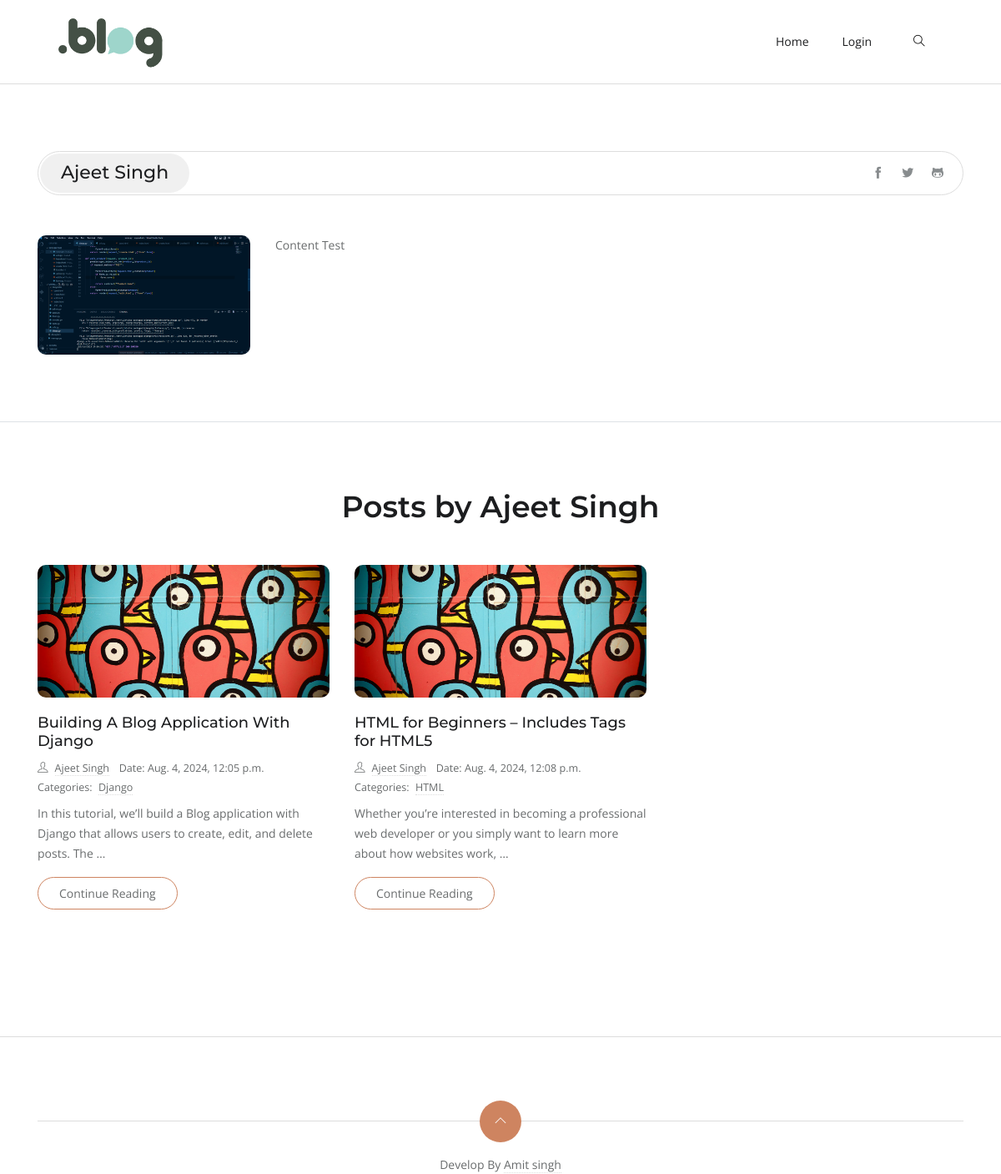
The app's page /profile/admin/, older data.
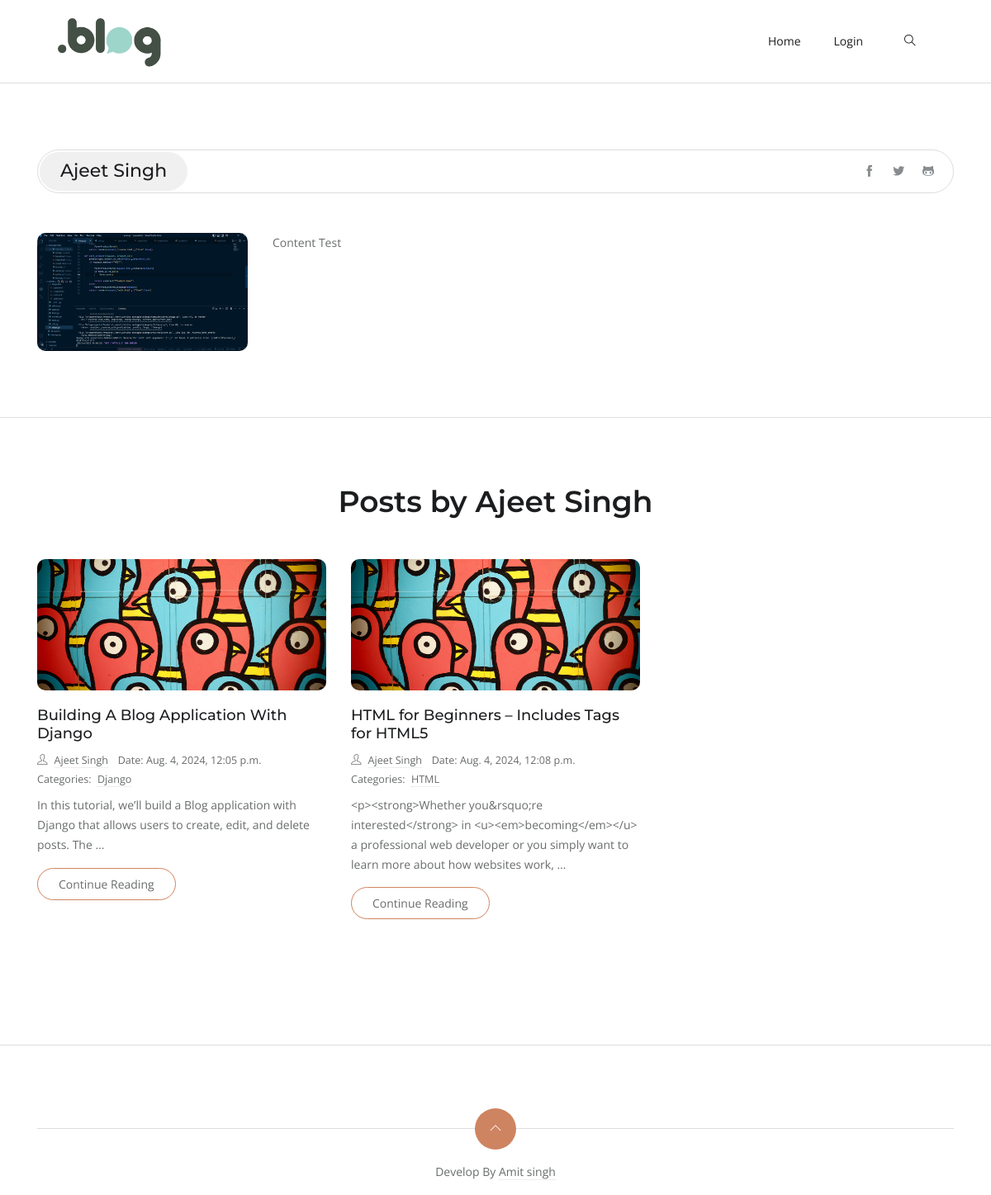
The same page, newer data.
### blog/models.py (models this page shows, shortened)
class Post(models.Model):
    title = models.CharField(max_length=500)
    slug = models.SlugField(unique=True, blank=True)
    content = RichTextField()
    published_date = models.DateTimeField(auto_now=True, blank=True)
    post_image = models.ImageField(
        null=True, default="post-2.jpg", upload_to="postImage"
    )
    author = models.ForeignKey(User, on_delete=models.CASCADE)
    category = models.ManyToManyField(Category)
    created_at = models.DateTimeField(auto_now_add=True)
    updated_date = models.DateTimeField(auto_now=True)

### accounts/models.py (models this page shows, shortened)
class User(AbstractBaseUser, PermissionsMixin):
    email = models.EmailField(unique=True)
    username = models.CharField(max_length=200, unique=True)
    name = models.CharField(max_length=200, null=True)
    is_active = models.BooleanField(default=True)
    is_staff = models.BooleanField(default=False)
    objects = UserManager()
    USERNAME_FIELD = "email"
    REQUIRED_FIELDS = [
        "username",
        "name",
    ]

### accounts/views.py (the view)
# urls.py: path("profile/<str:username>/", views.user_profile, name="profile"),
def user_profile(request, username):
    user = User.objects.get(username=username)
    user_profile = get_object_or_404(UserProfile, user=user)
    posts = Post.objects.filter(author=user)
    context = {
        "user_profile": user_profile,
        "posts": posts,
    }
    return render(request, "user_profile.html", context)

### accounts/templates/user_profile.html (shortened to what this page needs)
{% extends 'base.html' %}
{% load static %}
{% block content %}
  <section class="section-sm border-bottom">
    <div class="container">
      <div class="row">
        <div class="col-12">
          <div class="title-bordered mb-5 d-flex align-items-center">
            <h1 class="h4">{{ user_profile.user.name }}</h1>
            <ul class="list-inline social-icons ml-auto mr-3 d-none d-sm-block">
              <li class="list-inline-item">
                <a href="#"><i class="ti-facebook"></i></a>
              </li>
              <li class="list-inline-item">
                <a href="#"><i class="ti-twitter-alt"></i></a>
              </li>
              <li class="list-inline-item">
                <a href="#"><i class="ti-github"></i></a>
              </li>
            </ul>
          </div>
        </div>
        <div class="col-lg-3 col-md-4 mb-4 mb-md-0 text-center text-md-left">
          <img loading="lazy" class="rounded-lg img-fluid" src="{{ user_profile.avatar.url }}" alt="{{ user_profile.user.name }}" />
        </div>
        <div class="col-lg-9 col-md-8 content text-center text-md-left">
          <p>{{ user_profile.bio }}</p>
        </div>
      </div>
    </div>
  </section>
  <section class="section-sm">
    <div class="container">
      <div class="row">
        <div class="col-lg-12">
          <div class="title text-center">
            <h2 class="mb-5">Posts by {{ user_profile.user.name }}</h2>
          </div>
        </div>
        {% for post in posts %}
          <div class="col-lg-4 col-sm-6 mb-4">
            <article class="mb-5">
              <div class="post-slider slider-sm">
                <img loading="lazy" src="{{ post.post_image.url }}" class="img-fluid" alt="post-thumb" />
              </div>
              <h3 class="h5"><a class="post-title" href="{% url 'post' post.slug %}">{{ post.title }}</a></h3>
              <ul class="list-inline post-meta mb-2">
                <li class="list-inline-item">
                  <i class="ti-user mr-2"></i><a href="{% url 'profile' post.author.username %}">{{ post.author.name }}</a>
                </li>
                <li class="list-inline-item">Date: {{ post.created_at }}</li>
                <li class="list-inline-item">
                  Categories:{% for category in post.category.all %}
                    <a href="#!" class="ml-1">{{ category.name }}</a>
                  {% endfor %}
                </li>
              </ul>
              <p>{{ post.content|truncatewords:20 }}</p>
              <a href="{% url 'post' post.slug %}" class="btn btn-outline-primary">Continue Reading</a>
            </article>
          </div>
        {% endfor %}
      </div>
    </div>
  </section>
{% endblock %}

Row changes from the older to the newer data that the page shows:
changed Post "HTML for Beginners – Includes Tags for HTML5": content "Whether you’re interested in becoming a professional web developer or you simply want to learn more about how websites work, …" → "<p><strong>Whether you&rsquo;re interested</strong> in <u><em>becoming</em></u> a professional web developer…"
